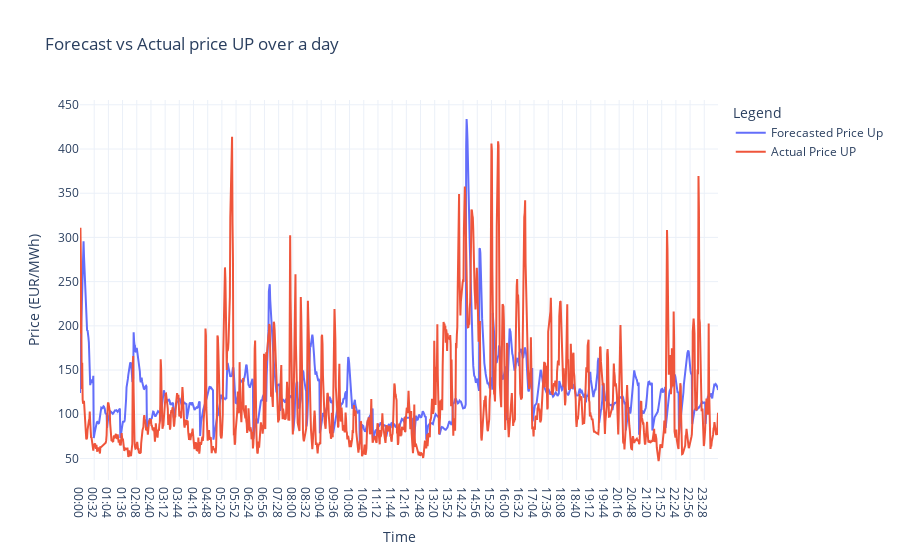

This figure's notebook cell:
### Code cell
# plot trend of price over a day - averaged per minute

Y_df['Minuteoftheday'] =Y_df.index.minute  + Y_df.index.hour * 60

daily_price_trend_on_min_avg = Y_df.groupby('Minuteoftheday')[['aFRR_UpActivatedPriceEUR', 'aFRR_UP_Price_prediction']].mean().reset_index()
daily_price_trend_on_min_avg['Hour'] = pd.to_datetime(daily_price_trend_on_min_avg['Minuteoftheday'], unit='m').dt.strftime('%H:%M')
import plotly.graph_objects as go

fig = go.Figure()
fig.add_trace(go.Scatter(x=daily_price_trend_on_min_avg['Hour'], y=daily_price_trend_on_min_avg['aFRR_UP_Price_prediction'], mode='lines', name='Forecasted Price Up'))
fig.add_trace(go.Scatter(x=daily_price_trend_on_min_avg['Hour'], y=daily_price_trend_on_min_avg['aFRR_UpActivatedPriceEUR'], mode='lines', name='Actual Price UP'))
fig.update_layout(title=f'Forecast vs Actual price {model} over a day',xaxis_title='Time',yaxis_title='Price (EUR/MWh)',legend_title='Legend',template='plotly_white')
fig.show()

### Figure 1 — Plotly figure (JSON) as saved in the notebook; plotly's stock layout.template omitted (floating-point values rounded to 4 significant figures; data arrays with more than 128 entries replaced by an {"elided": "..."} marker saying what was removed)
{"data": [{"mode": "lines", "name": "Forecasted Price Up", "type": "scatter", "x": {"elided": "1440 str values"}, "y": {"elided": "1440 float values"}}, {"mode": "lines", "name": "Actual Price UP", "type": "scatter", "x": {"elided": "1440 str values"}, "y": {"elided": "1440 float values"}}], "layout": {"legend": {"title": {"text": "Legend"}}, "title": {"text": "Forecast vs Actual price UP over a day"}, "xaxis": {"title": {"text": "Time"}}, "yaxis": {"title": {"text": "Price (EUR/MWh)"}}}}
